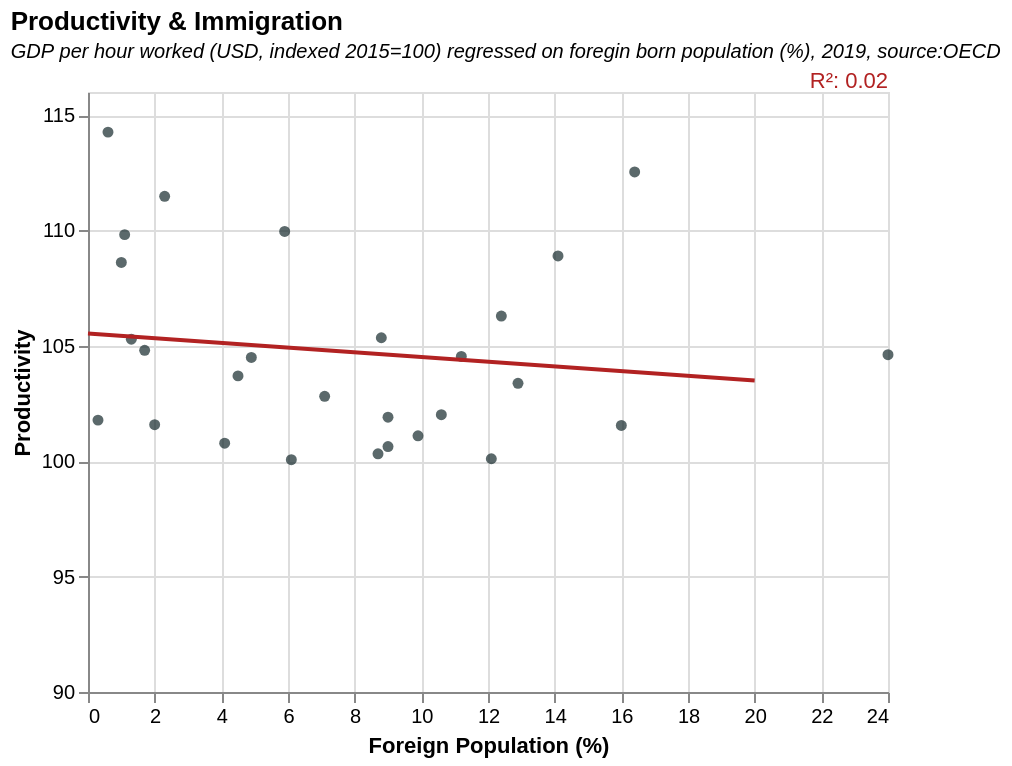

This figure's Vega-Lite source:
### Vega-Lite specification from a JSON file in a GitHub repository (floating-point values rounded to 4 significant figures)
{"$schema": "https://vega.github.io/schema/vega-lite/v5.json", "data": {"values": [{"LOCATION": "AUT", "Value": "101.548745", "foreign population %": "16"}, {"LOCATION": "BEL", "Value": "100.107505", "foreign population %": "12.1"}, {"LOCATION": "CZE", "Value": "104.496517", "foreign population %": "4.9"}, {"LOCATION": "DNK", "Value": "105.350786", "foreign population %": "8.8"}, {"LOCATION": "FIN", "Value": "103.698089", "foreign population %": "4.5"}, {"LOCATION": "FRA", "Value": "102.814627", "foreign population %": "7.1"}, {"LOCATION": "DEU", "Value": "103.375684", "foreign population %": "12.9"}, {"LOCATION": "HUN", "Value": "104.807845", "foreign population %": "1.7"}, {"LOCATION": "ISL", "Value": "104.538868", "foreign population %": "11.2"}, {"LOCATION": "IRL", "Value": "106.290046", "foreign population %": "12.4"}, {"LOCATION": "ITA", "Value": "100.323292", "foreign population %": "8.7"}, {"LOCATION": "JPN", "Value": "101.582134", "foreign population %": "2"}, {"LOCATION": "KOR", "Value": "111.478289", "foreign population %": "2.3"}, {"LOCATION": "MEX", "Value": "101.781343", "foreign population %": "0.3"}, {"LOCATION": "NLD", "Value": "100.064801", "foreign population %": "6.1"}, {"LOCATION": "NOR", "Value": "102.017169", "foreign population %": "10.6"}, {"LOCATION": "POL", "Value": "114.261674", "foreign population %": "0.6"}, {"LOCATION": "PRT", "Value": "100.783377", "foreign population %": "4.1"}, {"LOCATION": "SVK", "Value": "105.286173", "foreign population %": "1.3"}, {"LOCATION": "ESP", "Value": "101.103306", "foreign population %": "9.9"}, {"LOCATION": "SWE", "Value": "100.637005", "foreign population %": "9"}, {"LOCATION": "CHE", "Value": "104.616177", "foreign population %": "24"}, {"LOCATION": "TUR", "Value": "109.819438", "foreign population %": "1.1"}, {"LOCATION": "GBR", "Value": "101.908738", "foreign population %": "9"}, {"LOCATION": "EST", "Value": "112.536169", "foreign population %": "16.4"}, {"LOCATION": "LVA", "Value": "108.894782", "foreign population %": "14.1"}, {"LOCATION": "LTU", "Value": "108.612217", "foreign population %": "1"}, {"LOCATION": "SVN", "Value": "109.957683", "foreign population %": "5.9"}]}, "title": {"text": "Productivity & Immigration", "subtitle": "GDP per hour worked (USD, indexed 2015=100) regressed on foregin born population (%), 2019, source:OECD", "subtitleFontStyle": "italic", "subtitleFontSize": 10, "anchor": "start", "color": "black"}, "width": 400, "height": 300, "layer": [{"mark": {"type": "point", "filled": true, "color": "#162a2c"}, "encoding": {"x": {"field": "foreign population %", "type": "quantitative", "title": "Foreign Population (%)"}, "y": {"field": "Value", "type": "quantitative", "title": "Productivity", "scale": {"domainMin": 90}}, "tooltip": [{"field": "LOCATION", "type": "nominal", "title": "Immigrants"}]}}, {"mark": {"type": "line", "color": "firebrick"}, "transform": [{"regression": "Value", "on": "foreign population %", "extent": [0, 20]}], "encoding": {"x": {"field": "foreign population %", "type": "quantitative"}, "y": {"field": "Value", "type": "quantitative"}}}, {"transform": [{"regression": "Value", "on": "foreign population %", "params": true}, {"calculate": "'R²: '+format(datum.rSquared, '.2f')", "as": "R2"}], "mark": {"type": "text", "color": "firebrick", "x": "width", "align": "right", "y": -5}, "encoding": {"text": {"type": "nominal", "field": "R2"}}}]}
